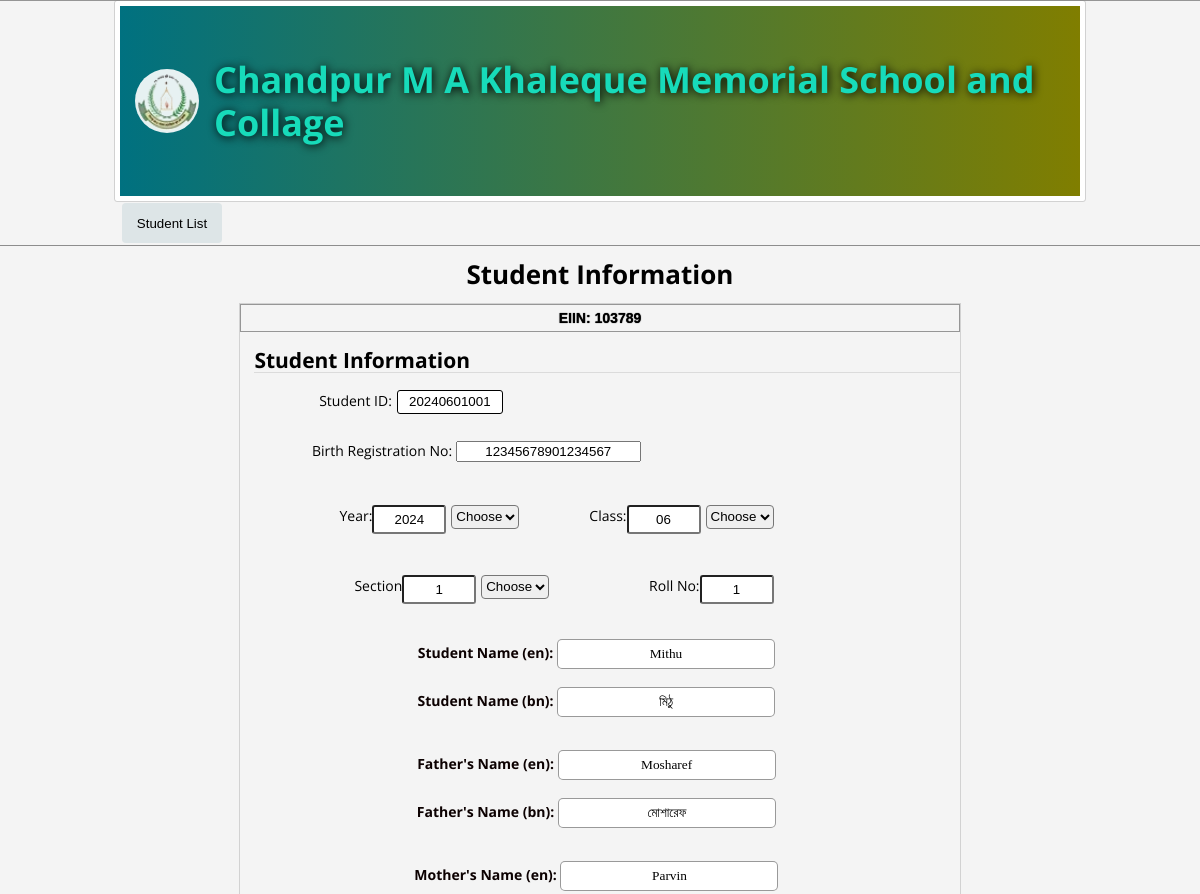
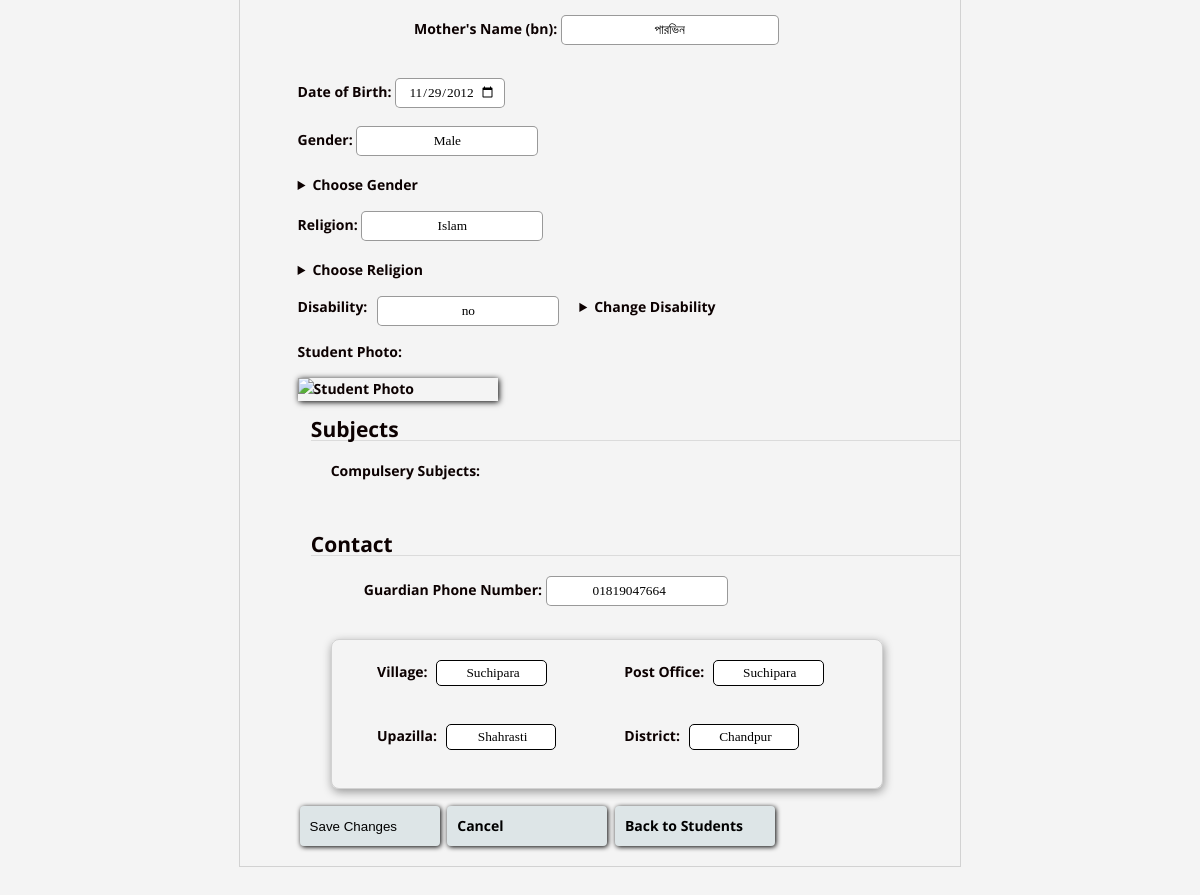
Screenshot of /edit_student/3 (signed in) with the database file from the repository (2 pictures, top to bottom).
### tables this page shows
CREATE TABLE students (
                id INTEGER PRIMARY KEY AUTOINCREMENT,
                reg TEXT,
                year TEXT,
                calss TEXT,
                section INTEGER,
                roll INTEGER,
                s_name_en TEXT,
                s_name_bn TEXT,
                f_name_en TEXT,
                f_name_bn TEXT,
                m_name_en TEXT,
                m_name_bn TEXT,
                dob TEXT,
                gender TEXT,
                Religion TEXT,
                disability TEXT,
                photo BLOB,  -- Updated data type for photo storage
                number TEXT,
                vi TEXT,
                post TEXT,
                upazilla TEXT,
                district TEXT,
                students_id TEXT
            );

### app.py (the view)
@app.route('/edit_student/<int:student_id>', methods=['GET', 'POST'])
@login_required
def edit_student(student_id):
    with sqlite3.connect('students.db') as conn:
        cursor = conn.cursor()
        if request.method == 'POST':
            if 'photo' in request.files:
                photo_file = request.files['photo']
                if photo_file.filename != '':
                    photo_data = photo_file.read()
                else:
                    photo_data = cursor.execute('SELECT photo FROM students WHERE id = ?', (student_id,)).fetchone()[0]
            else:
                photo_data = cursor.execute('SELECT photo FROM students WHERE id = ?', (student_id,)).fetchone()[0]
            cursor.execute('''
                UPDATE students
                SET reg=?, year=?, calss=?, section=?, roll=?, s_name_en=?, s_name_bn=?, f_name_en=?, f_name_bn=?, m_name_en=?, m_name_bn=?, dob=?, gender=?, Religion=?, disability=?, photo=?, number=?, vi=?, post=?, upazilla=?, district=?, students_id=?
                WHERE id=?
            ''', (
                request.form['reg'],
                request.form['year'],
                request.form['calss'],
                request.form['section'],
                request.form['roll'],
                request.form['s_name_en'],
                request.form['s_name_bn'],
                request.form['f_name_en'],
                request.form['f_name_bn'],
                request.form['m_name_en'],
                request.form['m_name_bn'],
                request.form['dob'],
                request.form['gender'],
                request.form['Religion'],
                request.form.get('disability', ''),  # Use get() to handle cases where 'disability' is not present in the form
                photo_data,
                request.form['number'],
                request.form['vi'],
                request.form['post'],
                request.form['upazilla'],
                request.form['district'],
                request.form['students_id'],
                student_id
            ))
            conn.commit()
            return redirect(url_for('display_students'))
        else:
            cursor.execute('SELECT * FROM students WHERE id = ?', (student_id,))
            student = cursor.fetchone()
    return render_template('edit_student.html', student=student)

### app.py (called while the page is built)
def login_required(f):
    @wraps(f)
    def decorated_function(*args, **kwargs):
        if 'user_id' not in session:
            print("User not logged in. Redirecting to login page.")
            print("Next URL:", request.url)
            return redirect(url_for('login', next=request.url))
        return f(*args, **kwargs)
    return decorated_function

### templates/edit_student.html (shortened to what this page needs)
<!DOCTYPE html>
<html lang="en">
<head>
</head>
<body onscroll="scrolled()">
    <header>
        <div class="header">
            <img type="" src="{{ url_for('static', filename='Name___Logo-removebg-preview.png') }}"  alt="" class="imagess">
            <h1>Chandpur M A Khaleque Memorial School and Collage</h1>
        </div>
        <nav>
            <a href="{{ url_for('display_students') }}"><button id="addStudent" class="button">Student List</button></a>
        </nav>
    </header>
    <h1>Student Information</h1>
    <section class="everything">
        <form class="inputs" action="{{ url_for('edit_student', student_id=student[0]) }}" method="post" enctype="multipart/form-data">
            <div class="EIIN">
                <b><p>EIIN: 103789</p></b>
            </div>
            <div class="id">
                <h2 class="si">Student Information</h2>
                <div class="iodhas">
                    <label for="ID" class="s-id">Student ID:</label>
                    <input name="students_id" id="student_id" type="text" value="{{ student[22] }}" readonly>
                </div>
            </div>
            <div class="sb">
                <label for="reg">Birth Registration No:</label>
                <input type="text" name="reg" id="birth-reg"  value="{{ student[1] }}" readonly>
            </div>
            <div class="ycsr">
                <div>
                    <label for="year">Year: </label>
                    <input type="text" name="year" id="year" value="{{ student[2] }}"  readonly>
                    <select id="yearV">
                        <option value="">Choose</option>
                    </select>
                </div>
                <div>
                    <label for="calss">Class:</label>
                    <input type="text" name="calss" id="class"  value="{{ student[3] }}"  readonly>
                    <select id="classV">
                        <option value="">Choose</option>
                    </select>
                </div>
                <div>
                    <label for="section">Section</label>
                    <input type="text" name="section" id="section" value="{{ student[4] }}"  readonly>
                    <select id="sectionV">
                        <option value="">Choose</option>
                    </select>
                </div>
                <div>
                    <label for="roll">Roll No:</label>
                    <input name="roll" type="text" id="roll" value="{{ student[5] }}"  >
                </div>
            </div>
            <div class="ndgrp">
                <div class="nameofstudent">
                    <div>
                        <label for="s_name_en" class="s_name_en">Student Name (en):</label>
                        <input type="text" name="s_name_en" id="s_name_en" value="{{ student[6] }}" >
                    </div>
                    <div>
                        <label for="s_name_bn" class="s_name_bn">Student Name (bn):</label>
                        <input type="text" name="s_name_bn" id="s_name_bn" value="{{ student[7] }}"  >
                    </div>
                </div>
                <div class="nameoffather">
                    <div>
                        <label for="f_name_en" class="f_name_en">Father's Name (en):</label>
                        <input type="text" name="f_name_en" id="f_name_en" value="{{ student[8] }}"  >
                    </div>
                    <div>
                        <label for="f_name_bn" class="s_name_bn">Father's Name (bn):</label>
                        <input type="text" name="f_name_bn" id="f_name_bn" value="{{ student[9] }}"  >
                    </div>
                </div>
                <div class="nameofmother">
                    <div>
                        <label for="m_name_en" class="m_name_en">Mother's Name (en):</label>
                        <input type="text" name="m_name_en" id="m_name_en"  value="{{ student[10] }}" >
                    </div>
                    <div>
                        <label for="m_name_bn" class="s_name_bn">Mother's Name (bn):</label>
                        <input type="text" name="m_name_bn" id="m_name_bn"  value="{{ student[11] }}" >
                    </div>
                </div>
                <div class="dgrd">
                    <div>
                        <label for="dob" class="dob">Date of Birth:</label>
                        <input type="date" name="dob" id="dob" min="2005-01-01" max="2012-12-31"  value="{{ student[12] }}">
                    </div>
                    <div>
                        <label for="gender">Gender: </label>
                        <input type="text" name="gender" id="gender" value="{{ student[13] }}" readonly>
                        <details>
                            <summary>Choose Gender</summary>
                        </details>
                    </div>
                    <div>
                        <label for="Religion" >Religion:</label>
                        <input type="text" name="Religion" id="religion" value="{{ student[14] }}" readonly>
                        <details>
                            <summary>Choose Religion</summary>
                        </details>
                    </div>
                    <div class="disability-part">
                        <label for="disability">Disability:</label>
                        <input type="text" id="Disability"  value="{{ student[15] }}" readonly>
                        <details>
                            <summary>Change Disability</summary>
                        </details>
                    </div>
    <span style="margin-bottom: 15px;">Student Photo:</span>
    {% if student[16] %}
        <img src="{{ url_for('display_photo', student_id=student[0]) }}" alt="Student Photo" style="max-width: 200px; max-height: 300px; box-shadow: 1px 1px 6px black;" >
    {% else %}
        <p>No Photo Available</p>
    {% endif %}
    <div class="reg-sub">
        <h2 class="si">Subjects</h2>
        <div class="qp">
            <h4>Compulsery Subjects:</h4>
        </div>
    </div>
    <section class="contact">
        <h2 class="si">Contact</h2>
        <div class="phonenumber">
            <label for="number">Guardian Phone Number:</label>
            <input type="number" name="number" id="phonenumber" value="{{ student[17] }}" readonly>
        </div>
        <div class="location">
            <div>
                <label for="vi">Village:</label>
                <input name="vi" type="text" id="village"  value="{{ student[18] }}" readonly>
            </div>
            <div>
                <label for="post">Post Office:</label>
                <input name="post" type="text" id="postoffice"  value="{{ student[19] }}" readonly>
            </div>
            <div>
                <label for="upazilla">Upazilla:</label>
                <input name="upazilla" type="text" id="upazilla"  value="{{ student[20] }}" readonly>
            </div>
            <div>
                <label for="district">District:</label>
                <input name="district" type="text" id="district"  value="{{ student[21] }}" readonly>
            </div>
        </div>
            <button class="buttons" id="buttonss" type="submit">Save Changes</button>
            <a class="buttons" href="{{ url_for('display_student', student_id=student[0]) }}">Cancel</a>
            <a class="buttons" href="{{ url_for('display_students') }}">Back to Students</a>
    </form>
    </section>
</body>
</html>

### templates/edit_student.html (style rules this page uses)
body { background: #000000; font: 13px/1.7em 'Open sans'; background-color: #f4f4f4; margin: 0; display: flex; align-items: center; flex-direction: column; height: 100vh; }
#dob { margin-bottom: -5px; }
.imagess { background-color: rgba(255, 255, 255, 0.9); border-radius: 50%; padding: 2px; height: 60px; width: 60px; margin: 15px; }
nav { display: flex; align-items: start; width: 80%; }
header { border-top: 1px solid rgba(128, 128, 128, 0.811); border-bottom: 1px solid rgba(128, 128, 128, 0.881); width: 100%; display: flex; align-items: center; flex-direction: column; }
.header { border: 5px solid white; outline: 1px solid rgba(128, 128, 128, 0.301); margin-top: 0px; width: 80%; color: rgb(23, 219, 186); background: linear-gradient(to right, rgb(0, 113, 128) , rgb(128, 126, 0) ); height: 190px; font-size: 18px; text-shadow: 1px 1px 10px black; display: flex; justify-content: center; align-items: center; line-height: 1.2; border-radius: 2px; }
#student_id { border: 1px ridge black; height: 20px; width: 100px; border-radius: 3px; text-align: center; margin-left: 5px; }
.ndgrp { font-size: 14px; font-weight: 700; color: #0c0101; }
.nameofstudent , .nameoffather, .nameofmother { width: 95%; display: inline-flex; justify-content: space-evenly; flex-wrap: wrap; margin-bottom: 15px; margin-left: 2%; }
form { display: flex; flex-direction: column; border: 1px solid rgba(128, 128, 128, 0.301); margin-bottom: 100px; }
label { margin-bottom: 8px; display: inline-block; }
.disability-part { display: inline-flex; height: 30px; }
.disability-part input { margin-left: 10px; margin-right: 20px; }
select { margin-left: 5px; margin-right: 15px; }
.ycsr { width: 70%; display: inline-flex; justify-content: space-evenly; margin-left: 10%; margin-bottom: 2%; margin-top: 2%; }
.ycsr input { width: 60px; height: 15px; padding: 5px; border-radius: 3px; }
.ndgrp input { padding: 8px; margin-bottom: 18px; height: 12px; border-radius: 5px; border: 1px solid rgba(128, 128, 128, 0.801); font-family: 'Times New Roman', Times, serif; width: 200px; }
input { text-align: center; width: fit-content; }
.iodhas { margin-left: 11%; display: inline-flex; flex-direction: row; margin-bottom: 20px; }
.sb { margin-left: 10%; }
.button { background-color: #91b1b93b; color: #000000; padding: 10px; border: none; border-radius: 4px; cursor: pointer; margin: 2px; height: 40px; width: 100px; min-width: 100px; transition: .80s; }
.dgrd { margin-left: 8%; display: inline-flex; flex-direction: column; }
.dgrd label { display: inline-block; }
.dgrd input { width: fit-content; }
.dgrd div { margin-bottom: 15px; }
.everything { display: flex; flex-direction: column; align-items: center; }
select { height: 24px; border-radius: 4px; }
.EIIN { border: 1px solid rgba(128, 128, 128, 0.811); }
.EIIN p { margin: 2px; text-align: center; color: black; text-shadow: .1px .1px 1px black; font-family: 'Gill Sans', 'Gill Sans MT', Calibri, 'Trebuchet MS', sans-serif; }
.si { border-bottom: 1px solid rgba(0, 0, 0, 0.1); margin-left: 2%; }
.inputs { font-size: 14px; width: 60%; min-width: 60%; max-width: 60%; }
.qp { margin-left: 5%; }
.contact .phonenumber, .location { margin-left: 10%; }
.phonenumber { margin: 20px; }
.location { border: 1px solid rgba(128, 128, 128, 0.301); width: 80%; display: inline-flex; flex-wrap: wrap; justify-content: space-evenly; padding: 10px; border-radius: 8px; box-shadow: 1px 3px 10px rgba(0, 0, 0, 0.384); margin-bottom: 20px; margin-left: 5%; }
.location div { width: 40%; margin-top: 10px; margin-bottom: 10px; }
.location input { margin-left: 5px; height: 20px; border-radius: 5px; border: none; border: 1px solid black; padding: 2px; padding-left: 5px; width: 48%; }
.buttons { width: fit-content; padding: 10px; margin-left: 17%; }
.buttons { background-color: #91b1b93b; color: #000000; padding: 10px; border: none; border-radius: 4px; cursor: pointer; margin: 2px; height: 20px; width: 140px; min-width: 100px; transition: .60s; box-shadow: 1px 1px 5px black; display: inline-flex; flex-direction: row; text-align: center; text-decoration: none; align-items: center; margin-bottom: 20px; }
#buttonss { height: 40px; }
.ycsr div { display: inline-flex; margin: 20px; }
.ycsr { flex-wrap: wrap; justify-content: space-around; }

### rows the page displays
students: students_id "20240601001", reg "12345678901234567", year "2024", calss "06", section "1", roll "1", s_name_en "Mithu", s_name_bn "মিঠু", f_name_en "Mosharef", f_name_bn "মোশারেফ", m_name_en "Parvin", m_name_bn "পারভিন", dob "11/29/2012", gender "Male", Religion "Islam", disability "no", number "01819047664", vi "Suchipara", post "Suchipara", upazilla "Shahrasti", district "Chandpur"
